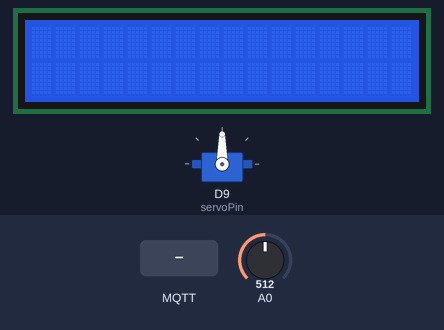
A sketch run on a simulated Arduino MKR. Parts: servo, 16×2 character LCD. The inputs (shaded band) are chosen by the test bench; at power-on: A0 = 512. WiFi joins after 1.5 s; servers stay silent unless stated; no MQTT or app messages arrive unless stated; what the sketch prints to the serial monitor is not drawn.

Above: at 2.7 s.
2.8 s: MQTT message "90" arrives on the first subscribed topic
At 4.9 s:
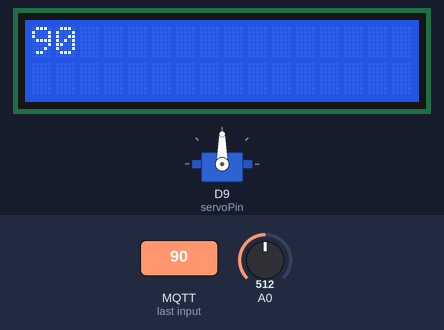
5.6 s: MQTT message "0" arrives on the first subscribed topic
At 6.3 s:
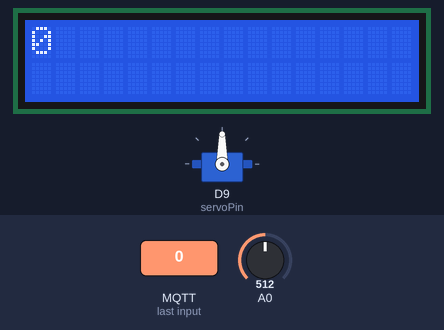
Timing chart, 0 to 8.6 s (numbered marks = the images above; inputs shaded):
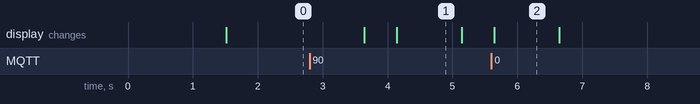

Measured:
- after the input at 2.8 s, the display: first changes after 0.84 s (image 1 shows a later state)
- after the input at 5.6 s, the display: changes at once (image 2)
- what the display in image 1 shows lasts 1.0 s, from 4.1 s to 5.1 s

The sketch:

A2.ino
```cpp
#include <Servo.h>
#include <string.h>
#include <WiFi101.h>
#include <PubSubClient.h>
//the liquid crytal library
#include <LiquidCrystal.h>

//username
#define USERNAME "ygihoza"
#define PUBLISH_TOPIC "light/" USERNAME
// Update these with values suitable for your network.
#define LCD "uark/csce5013/ygihoza/lcd"
#define ANGLES "uark/csce5013/ygihoza/angles"
#define PHRASE "uark/csce5013/ygihoza/phrase"
//servomotor declarations
#define servoPin 9

Servo servo;
//Global variables for storing the message and angles
char *lcdMessage;
int angles[12];

char ssid[] = "ATT4f5xy9K";
char password[] = "96jjm6p77vbi";
int status = WL_IDLE_STATUS;
const char* mqtt_server = "thor.csce.uark.edu";

//the pins used the the liquid crystal
LiquidCrystal lcd(12, 11, 5, 4, 3, 2);

WiFiClient wifiClient;
PubSubClient client(wifiClient);
long lastMsg = 0;
char msg[50];
int value = 0;
long lastCheckConnected = -1000;


void setup() {
  Serial.begin(115200);
  setup_wifi();
  client.setServer(mqtt_server, 1883);
  client.setCallback(callback);
  //servo to pin defined
  servo.attach(servoPin);
  //initialize the LCd
  lcd.begin(16, 2);
  //lcd.print("BROKEN");
}

void setup_wifi() {
  delay(10);
  // We start by connecting to a WiFi network
  Serial.println();
  Serial.print("Connecting to ");
  Serial.println(ssid);

  while (status != WL_CONNECTED) {
      status = WiFi.begin(ssid, password);
  }

  Serial.println("");
  Serial.println("WiFi connected");
  Serial.println("IP address: ");
  Serial.println(WiFi.localIP());
}


void callback(char* topic, byte* payload, unsigned int length) {
  Serial.print("Message arrived [");
  Serial.print(topic);
  Serial.print("] ");
  //check if the topic is LCD
  int checkLCD = strcmp(LCD,topic);
  //check if the topic is angles
  int checkANGLES = strcmp(ANGLES,topic);
  lcd.setCursor(0, 0);
  for (int i = 0; i < length; i++) {
    Serial.print((char)payload[i]);
    //if the topic is lcd
    if(checkLCD == 0)
    {
      //copy the payload to the lcd global variable
      lcdMessage = (char*)payload[i];
      lcd.print((char)payload[i]);
      delay(500);
      //lcd.autoscroll();
      //lcd.print((char)lcdMessage[i]);
      //lcd.clear();
      //lcd.print("adjust");
    }

    //if the the topic is angles
    else if(checkANGLES == 0)
    {
      char * check = (char*)payload[i];
      char * token = strtok(check,",");
      int angle = atoi(token);
      //Serial.print(angle);
      //Serial.println(atoi((char*)check));
      //angles[i] = atoi(strtok (((char*)payload[i]),","));
      //Serial.println(angle);
      servo.write(angle);
    }
  }
  Serial.println();
}

void reconnect() {
  // Loop until we're reconnected
  while (!client.connected()) {
    Serial.print("Attempting MQTT connection...");
    // Attempt to connect
    if (client.connect(USERNAME)) {
      Serial.println("connected");
      // Once connected, subscribe to input channel
      //subscribe to the channels lcd, angles and phrase
      client.subscribe(LCD);
      client.subscribe(ANGLES);
    } else {
      Serial.print("failed, rc=");
      Serial.print(client.state());
      Serial.println(" try again in 5 seconds");
      // Wait 5 seconds before retrying
      delay(5000);
    }
  }
}
void loop() {
  //lcd.setCursor(0,0);
  //lcd.setCursor(16, 1);
  //lcd.autoscroll();
  //lcd.noAutoscroll();
  if(millis() - lastCheckConnected >= 1000){
    if(!client.connected()) {
      reconnect();
    }
    client.loop();
    lastCheckConnected = millis();
  }
  value = analogRead(A0);
  snprintf(msg,10,"%03d",value);
  client.publish(PUBLISH_TOPIC,msg);

  // turn off automatic scrolling
  //lcd.noAutoscroll();

  // clear screen for the next loop:
  delay(500);
  lcd.clear();
}
```
